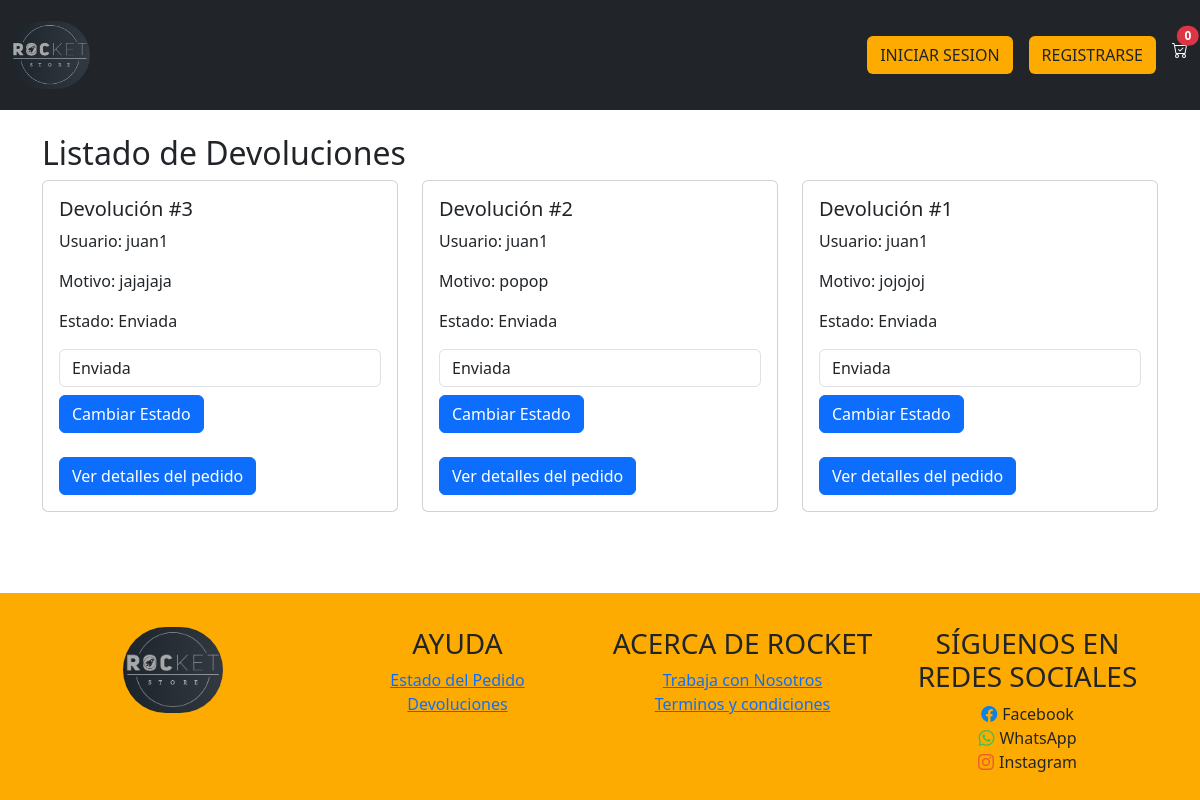
Page /devoluciones_admin/ (signed in) on the committed database.
### tienda/models.py (models this page shows, shortened)
class Devolucion(models.Model):
    pedido = models.ForeignKey(Venta, on_delete=models.CASCADE, related_name="devoluciones")
    usuario = models.ForeignKey(Usuario, on_delete=models.CASCADE)
    motivo = models.TextField()
    fecha_devolucion = models.DateTimeField(auto_now_add=True)
    foto = models.ImageField(upload_to='devoluciones_fotos/', blank=True, null=True)
    ESTADOS = (
        (1, 'Enviada'),
        (2, 'Aceptada'),
        (3, 'Rechazada'),
    )
    estado = models.IntegerField(choices=ESTADOS, default=1)  # Estado por defecto es 'Enviada'
    def estado_texto(self):
        return dict(self.ESTADOS).get(self.estado, 'Desconocido')

class Venta(models.Model):
	fecha_venta = models.DateTimeField(auto_now=True)
	usuario = models.ForeignKey(Usuario, on_delete=models.DO_NOTHING)
	ESTADOS = (
		(1, 'Pendiente'),
		(2, 'Pagada'),
		(3, 'Rechazada'),
		(4, 'Enviado'),
	)
	estado = models.IntegerField(choices=ESTADOS, default=1)
	motivo_rechazo = models.TextField(blank=True, null=True)

class Usuario(AbstractUser):
	username = None
	nombre = models.CharField(max_length=254)
	email = models.EmailField(max_length=254, unique=True)
	image = models.ImageField(upload_to='edite_profile', null=True, blank=True)
	ROLES = (
		(1, "Administrador"),
		(2, "Despachador"),
		(3, "Cliente"),
	)
	rol = models.IntegerField(choices=ROLES, default=3)
	foto = models.ImageField(upload_to="fotos/", default="fotos/default.png", blank=True)
	token_recuperar = models.CharField(max_length=254, default="", blank=True, null=True)
	USERNAME_FIELD = "email"
	REQUIRED_FIELDS = ["nombre"]
	objects = CustomUserManager()

### tienda/views.py (the view)
# urls.py: path('devoluciones_admin/', views.listar_devoluciones, name='listar_devoluciones'),
@staff_member_required
def listar_devoluciones(request):
    devoluciones = Devolucion.objects.all().order_by('-id')  # Lista de devoluciones en orden descendente
    pedidos = Venta.objects.prefetch_related('detalleventa_set').all()
    for devolucion in devoluciones:
        pedido = devolucion.pedido  # Asume que la devolución tiene un campo relacionado con el pedido
        total_pedido = pedido.detalleventa_set.aggregate(
            total=Sum(F('cantidad') * F('precio_historico'))
        )['total'] if pedido else 0
        total_productos = pedido.detalleventa_set.aggregate(
            total_productos=Sum('cantidad')
        )['total_productos'] if pedido else 0
        pedido.total_pedido = total_pedido
        pedido.total_productos = total_productos
    context = {
        'devoluciones': devoluciones,
        'pedidos': pedidos
    }
    return render(request, 'tienda/devolucion/listar_devoluciones.html', context)

### tienda/templates/tienda/devolucion/listar_devoluciones.html (shortened to what this page needs)
{% extends 'tienda/inicio/base.html' %}
{% load static %}
{% load humanize %}
{% block contenedor %}
<div class="container mt-4">
    <h2>Listado de Devoluciones</h2>
    <div class="row">
        {% for devolucion in devoluciones %}
        <div class="col-md-4 mb-3">
            <div class="card">
                <div class="card-body">
                    <h5 class="card-title">Devolución #{{ devolucion.id }}</h5>
                    <p class="card-text">Usuario: {{ devolucion.pedido.usuario.nombre }}</p>
                    <p class="card-text">Motivo: {{ devolucion.motivo }}</p>
                    <p class="card-text">Estado: {{ devolucion.estado_texto }}</p>
                    <form action="{% url 'cambiar_estado_devolucion' devolucion.id %}" method="post">
                        <select name="estado" class="form-control">
                            <option value="1" {% if devolucion.estado == 1 %}selected{% endif %}>Enviada</option>
                        </select>
                        <button type="submit" class="btn btn-primary mt-2">Cambiar Estado</button>
                        <br><br/>
                        <button type="button" class="btn btn-primary" data-bs-toggle="modal" data-bs-target="#detallePedidoModal{{ devolucion.pedido.id }}">
                            Ver detalles del pedido
                        </button>
                    </form>
                </div>
            </div>
        </div>
        {% endfor %}
    </div>
</div>
{% endblock %}

### tienda/static/tienda/css/base.css (style rules this page uses)
body { display: flex; flex-direction: column; min-height: 100vh; }

### rows in the picture
Devolucion: id "3", pedido.usuario.nombre "juan1", motivo "jajajaja", estado_texto "Enviada", estado "Enviada"
Devolucion: id "2", pedido.usuario.nombre "juan1", motivo "popop", estado_texto "Enviada", estado "Enviada"
Devolucion: id "1", pedido.usuario.nombre "juan1", motivo "jojojoj", estado_texto "Enviada", estado "Enviada"

### other values in the picture
{{ items_carrito|default:"0" }} "0"
